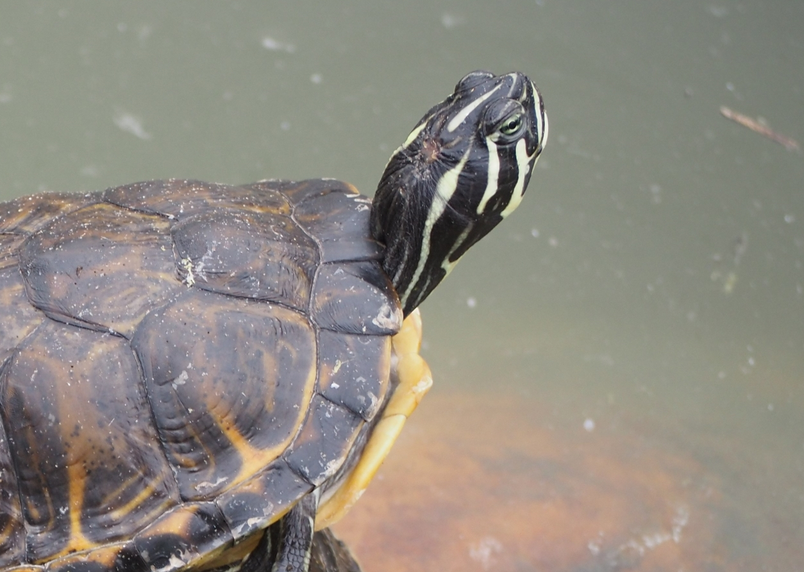
#> input picture 计算机视觉/实验二/sift/p1.png, 804 x 572 px, shrunk from 1254 x 891 before the run, found by its file name; its folder holds 4 pictures in this run; the run also reads 1 picture not shown here
$ python sift.py
#> lines starting #> are read from the running program, lines starting #| are printed output that depends on the picture
import os
import sys
import numpy as np
import cv2 as cv
import matplotlib.pyplot as plt

# 设置当前工作目录
os.chdir(r'D:\WeChat Files\wxid_f44hm2h9kdox22\FileStorage\File\2024-05\实验二')

# 图像所在文件夹相对路径
imgPath = 'sift\\'
imgList = os.listdir(imgPath)
imgs = []

for imgName in imgList:
    pathImg = os.path.join(imgPath, imgName)
    img = cv.imread(pathImg)
#> img is the input picture: shape (572, 804, 3); mean B, G, R 129.2, 137.9, 142.7
    if img is None:
        print("图片不能读取：" + imgName)

        sys.exit(-1)
    else:
        print("图片读取成功")
    imgs.append(img)

stitcher = cv.Stitcher.create(cv.Stitcher_PANORAMA)
_result, pano = stitcher.stitch(imgs)
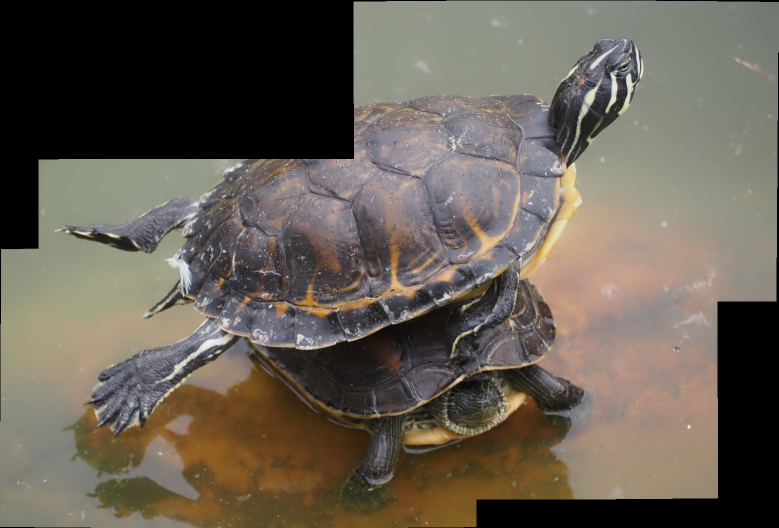
#> pano: shape (1056, 1557, 3) (shown at 1/2 size); mean of channels 0, 1, 2 84.1, 94.9, 102.6; drawn as B, G, R
if _result == cv.Stitcher_OK:
    cv.imwrite('result1\\p12.png', pano)
    print("拼接完成并成功保存为 'p12.png'")
elif _result == cv.Stitcher_ERR_NEED_MORE_IMGS:
    print("拼接失败：需要更多的图像")
elif _result == cv.Stitcher_ERR_HOMOGRAPHY_EST_FAIL:
    print("拼接失败：无法估计图像之间的单应性矩阵")
elif _result == cv.Stitcher_ERR_CAMERA_PARAMS_ADJUST_FAIL:
    print("拼接失败：无法调整相机参数")
else:
    print("拼接失败：未知原因")


# -------------- 2. 高斯差分 -----------------

im1 = cv.imread('sift\\p1.jpg', cv.IMREAD_GRAYSCALE)
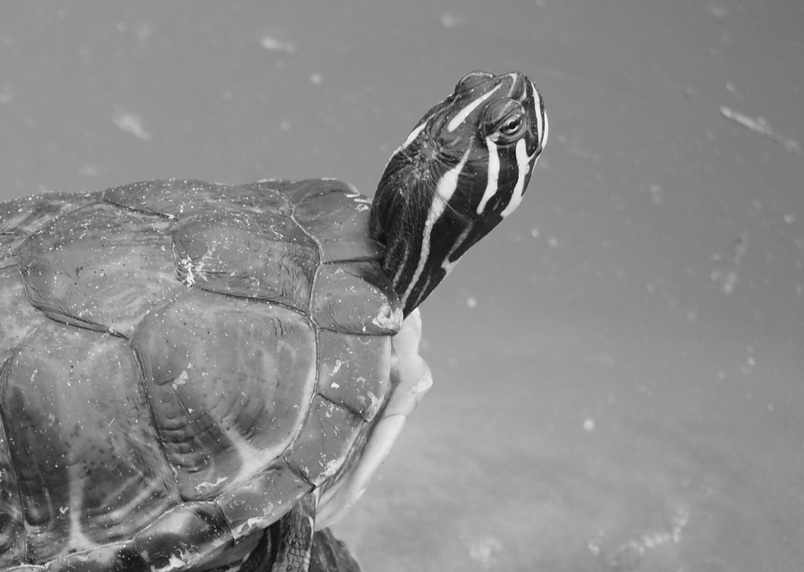
#> im1: shape (572, 804); min 9, max 254, mean 137.9
if im1 is None:
    print("无法读取图像 'sift\\p1.jpg'")
    sys.exit(-1)

im1 = im1.astype(np.double)
sz = 7
sig = 3

# 对im1执行高斯模糊
im_gs = cv.GaussianBlur(im1, (sz, sz), sig)

# 高斯差分
im3 = im1 - im_gs
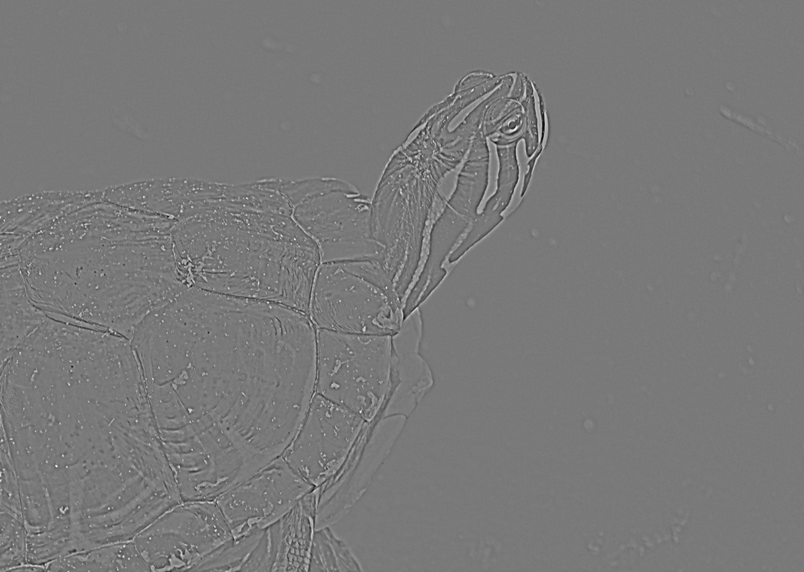
#> im3: shape (572, 804) float64; min -109.9, max 120.2, mean 0; drawn with min black and max white

# 将im3的灰度值归一化至[0,255]
im3 = cv.normalize(im3, None, 0, 255, cv.NORM_MINMAX)
im3 = im3.astype(np.uint8)

# 保存结果
cv.imwrite('result1\\s1-g.png', im1.astype(np.uint8))  # 将双精度图像转回8位整数
cv.imwrite('result1\\s1-gs.png', im_gs.astype(np.uint8))
cv.imwrite('result1\\s1-cf.png', im3)

print("高斯差分处理完成并成功保存结果")

# --------------- 3. SIFT特征点 ---------------
sift = cv.SIFT_create()
im1 = cv.imread('sift\\p1.jpg')
im2 = cv.imread('sift\\p2.jpg')

if im1 is None or im2 is None:
    print("无法读取图像 'sift\\p1.jpg' 或 'sift\\p2.jpg'")
    sys.exit(-1)

# 获取各个图像的特征点及SIFT特征向量
# 返回值kp包含SIFT特征的方向、位置、大小等信息
# des的shape为 (sift_num, 128)，sift_num表示图像检测到的SIFT特征数量
(kp1, des1) = sift.detectAndCompute(im1, None)
#> kp1 = 1490 keypoints; strongest (x, y, size): (491, 189, 8.8), (448, 184, 14.2), (480, 209, 5.1), (494, 166, 10.4)
(kp2, des2) = sift.detectAndCompute(im2, None)
#> kp2 = 2858 keypoints; strongest (x, y, size): (23, 105, 3.2), (111, 211, 3.7), (262, 275, 3.8), (503, 255, 5.4)

# 绘制特征点，并显示为红色圆圈
sift_1 = cv.drawKeypoints(im1, kp1, None, color=(255, 0, 255))
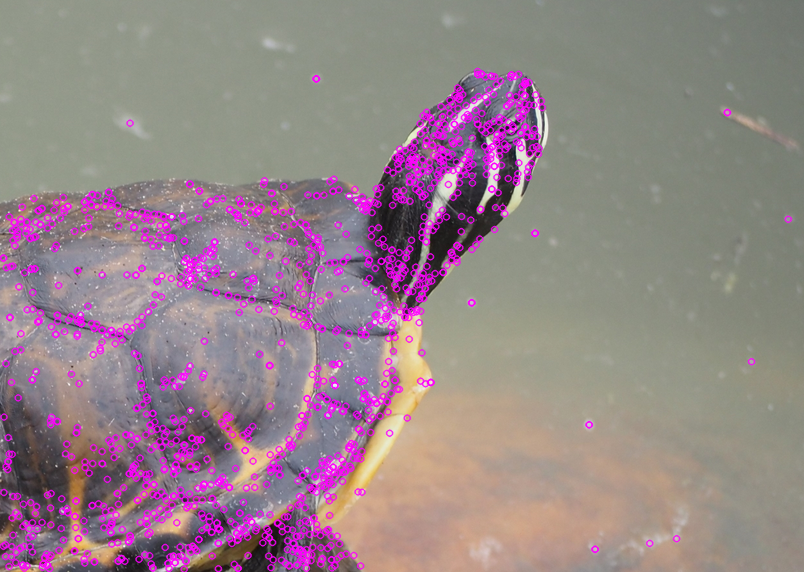
#> sift_1: shape (572, 804, 3); mean B, G, R 137.1, 130.9, 150.1
sift_2 = cv.drawKeypoints(im2, kp2, None, color=(255, 0, 255))
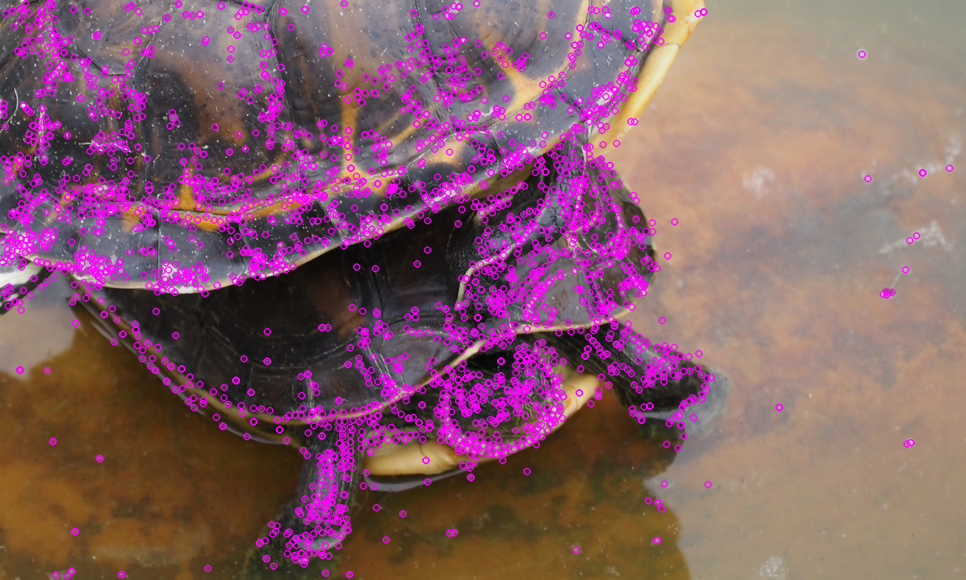
#> sift_2: shape (580, 966, 3); mean B, G, R 104.6, 94.5, 133.4

cv.imwrite('result1\\sift_1.jpg', sift_1)
cv.imwrite('result1\\sift_2.jpg', sift_2)

# -------------- 4. 特征点匹配 -----------------
# 特征点匹配
# K近邻算法求取在空间中距离最近的K个数据点，并将这些数据点归为一类
bf = cv.BFMatcher()
matches1 = bf.knnMatch(des1, des2, k=2)
#> matches1 = 1490 matches

# 调整ratio
# ratio=0.4：对于准确度要求高的匹配；
# ratio=0.6：对于匹配点数目要求比较多的匹配；
# ratio=0.5：一般情况下。
ratio1 = 0.5
good1 = []

for m1, n1 in matches1:
    # 如果最接近和次接近的比值大于一个既定的值，那么我们保留这个最接近的值，认为它和其匹配的点为good_match
    if m1.distance < ratio1 * n1.distance:
        good1.append([m1])
#> after the loop, good1 = 447 matches

match_result1 = cv.drawMatchesKnn(im1, kp1, im2, kp2, good1, None, flags=2)
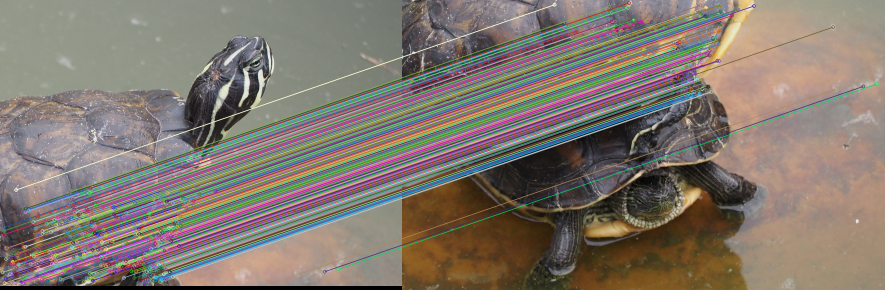
#> match_result1: shape (580, 1770, 3) (shown at 1/2 size); mean B, G, R 109.9, 119.3, 129.3
cv.imwrite("result1\\sift_1-2.png", match_result1)

print("特征点检测和匹配完成，并成功保存结果")


#
